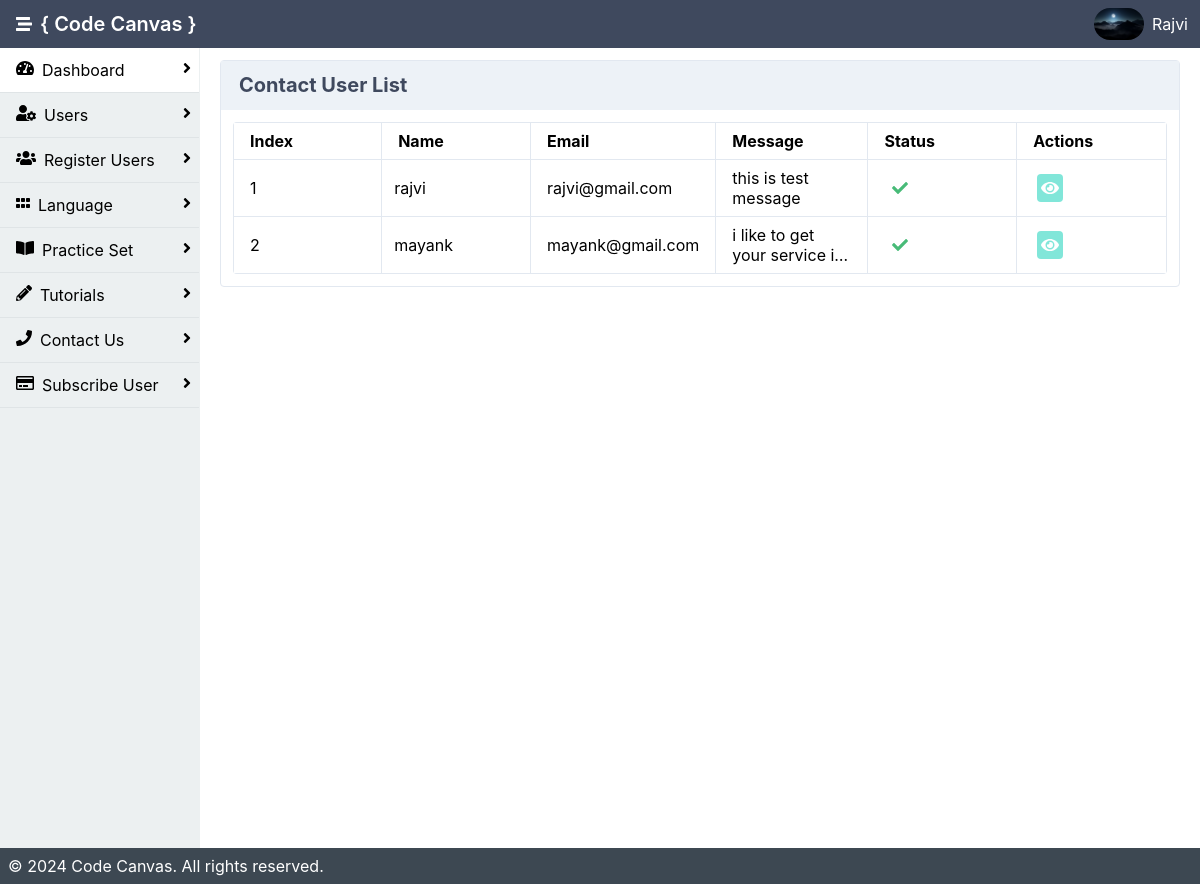
Before: /admin/contact.php (signed in) with the older database file.
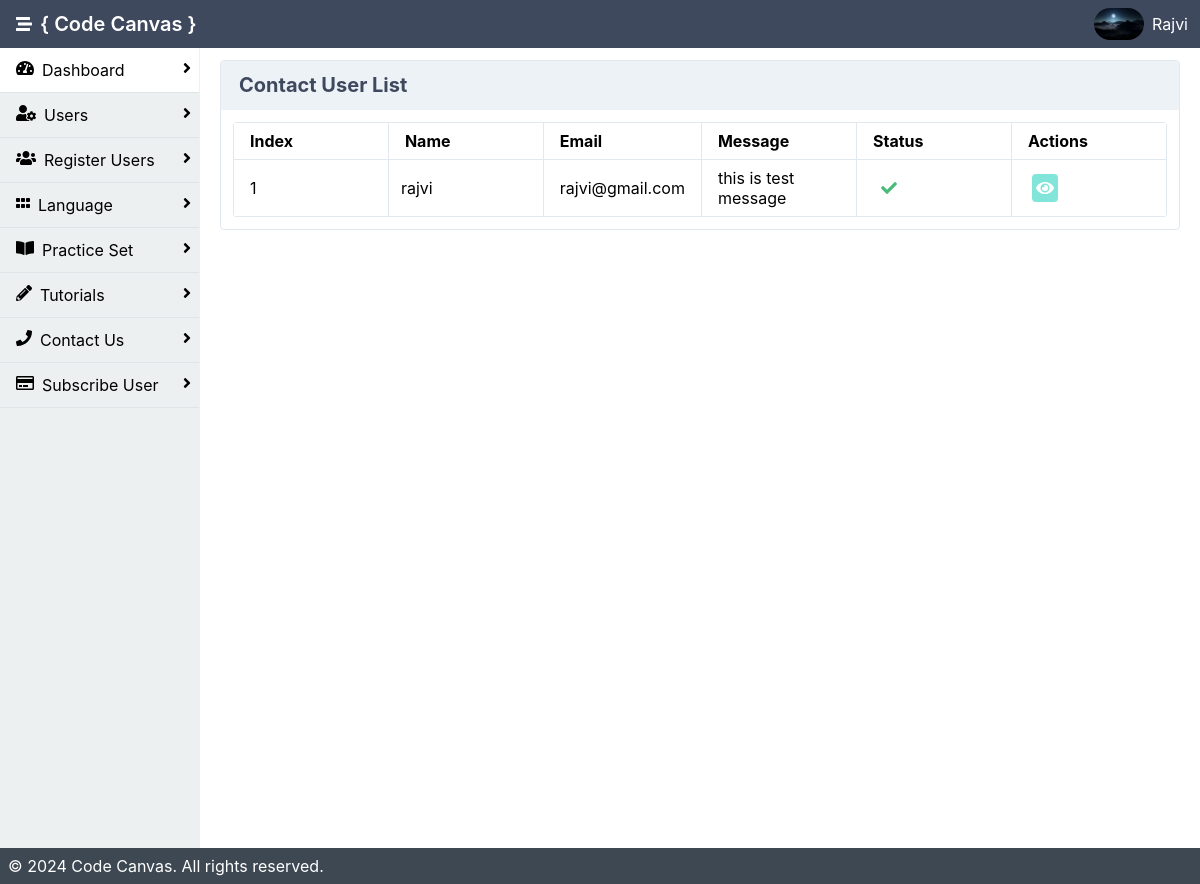
After: the same page with the newer database file.
### tables this page shows
CREATE TABLE `contact` (
  `cid` int(11) NOT NULL,
  `c_name` varchar(200) NOT NULL,
  `c_email` varchar(200) NOT NULL,
  `message` varchar(500) NOT NULL,
  `is_active` int(11) NOT NULL DEFAULT 1
);

### admin/contact.php (the view, shortened to what this page needs)
<?php
include 'inc/header.php';
$records_per_page = 8;
$current_page = isset($_GET['page']) ? $_GET['page'] : 1;
$start_from = ($current_page - 1) * $records_per_page;
$qry = "SELECT * FROM contact LIMIT $start_from, $records_per_page";
$data = mysqli_query($con, $qry);
$index_start = ($current_page - 1) * $records_per_page + 0;
?>
<!DOCTYPE html>
<html lang="en">
<div class="mx-auto bg-grey-400">
    <div class="min-h-screen flex flex-col">
        <div class="flex flex-1">
            <?php include 'inc/sidebar.php'; ?>
            <main class="bg-white-500 flex-1 p-3 overflow-hidden">
            <div class="flex flex-1  flex-col md:flex-row lg:flex-row mx-2">
                        <div class="mb-2 border-solid border-gray-300 rounded border shadow-sm w-full">
                        <div class="bg-gray-200 px-2 py-3 border-solid border-gray-200 border-b flex justify-between">
                        <span class="heder">Contact User List</span>
                    </div>
                            <div class="p-3">
                                <table class="table-responsive w-full rounded">
                                    <thead>
                                      <tr>
                                          <th class="border w-1/6 px-4 py-2">Index</th>
                                          <th class="border w-1/6 px-4 py-2">Name</th>
                                          <th class="border w-1/6 px-4 py-2">Email</th>
                                          <th class="border w-1/6 px-4 py-2">Message</th>
                                        <th class="border w-1/6 px-4 py-2">Status</th>
                                        <th class="border w-1/6 px-4 py-2">Actions</th>
                                      </tr>
                                    </thead>
                                    <tbody>
                                    <?php
                                    $i = $index_start;
                                    $co=0;
                                    if(mysqli_num_rows($data) > 0 ){
                                    while($result= mysqli_fetch_assoc($data)){
                                        $i++;
                                        $popup_container = "popup-container".$i;
                                    ?>
                                        <tr>
                                            <td class="border px-4 py-2"><?php echo $i;?></td>
                                            <td class="border px-3 py-2"><?php echo $result['c_name'];?></td>
                                            <td class="border px-4 py-2"><?php echo $result['c_email'];?></td>
                                            <td class="border px-4 py-2"><p class="textwrap"><?php echo $result['message'];?></p></td>
                                            <td class="border px-4 py-2"><?php if($result['is_active'] == 1){?>
                                                <i class="fa fa-check text-green-500 mx-2"></i>
                                                <?php }else{ ?>
                                                    <i class="fa fa-close text-red-500 mx-2"></i>
                                                <?php }?></td>
                                            <td class="border px-4 py-2">
                                            <a class="bg-teal-300 cursor-pointer rounded p-1 mx-1 text-white">
                                                        <i class="fas fa-eye" onclick="openPopup('<?php echo $popup_container; ?>')"></i></a>
                                            </td>
                                        </tr>
                                        <?php $co++; } }else{
                                            ?>
                        <tr class="border"><td>No Data Found!!</td></tr>
                                            <?php
                    }?>
                                    </tbody>
                                </table>
                            </div>
                        </div>
                    </div>
                    <div class="p-3">
                        </div>
                </div>
        </div>
        <?php include 'inc/footer.php'; ?>
    </div>
</body>
</html>

Changed rows visible on the page:
removed contact: c_name "mayank", c_email "mayank@gmail.com", message "i like to get your service…", is_active 1 (drawn)
